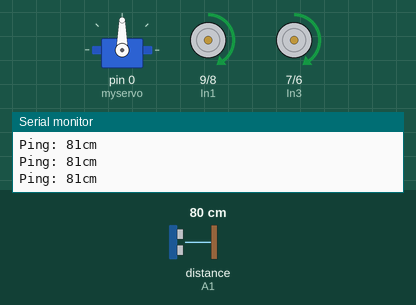
Simulated run of this sketch. Board: Arduino Uno, built with avr-gcc and run on an emulated ATmega328P. Shown: servo, motor-driver pin pairs drawn as motors (green arrow = first pin HIGH = forward, orange = second pin HIGH = backward, longer = more drive, scaled by the enable pin), the last lines printed to the serial monitor. The inputs (shaded band) are chosen by the test bench; at power-on: distance to the obstacle (sensor on A1) 80 cm. The echo pulse lasts 58.3 µs per cm.

Above: at 1.2 s.
1.3 s: distance to the obstacle (sensor on A1) set to 17 cm
2.8 s: distance to the obstacle (sensor on A1) set to 13 cm
At 3.3 s:
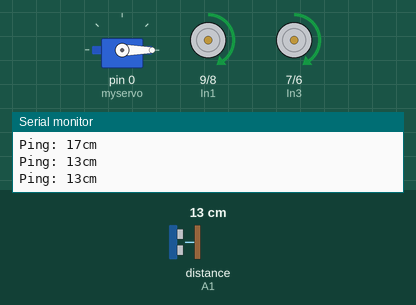
At 3.8 s:
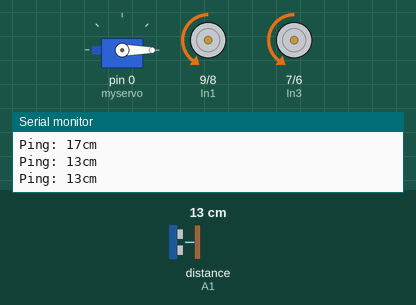
Timing chart, 0 to 11.8 s (numbered marks = the images above; inputs shaded):
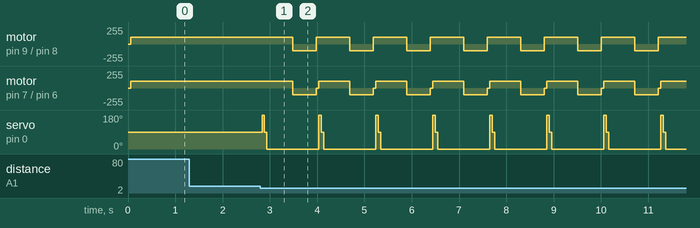

The sketch:

Robot_arduino.ino
```cpp
#include <Servo.h>
#include <NewPing.h>
Servo myservo;  // create servo object to control a servo
// twelve servo objects can be created on most boards

#define TRIGGER_PIN  A0  // Arduino pin tied to trigger pin on the ultrasonic sensor.
#define ECHO_PIN     A1 // Arduino pin tied to echo pin on the ultrasonic sensor.
#define MAX_DISTANCE 200 // Maximum distance we want to ping for (in centimeters). Maximum sensor distance is rated at 400-500cm.

const int In1 =9;
const int  In2= 8;
const int  In3= 7;
const int  In4= 6;
const int pwm1=10;
const int pwm2=5;
NewPing sonar(TRIGGER_PIN, ECHO_PIN, MAX_DISTANCE); // NewPing setup of pins and maximum distance.


int pos = 0;    // variable to store the servo position

void setup() {
  Serial.begin(115200); // Open serial monitor at 115200 baud to see ping results.
  myservo.attach(0);  // attaches the servo on pin 9 to the servo object
  pinMode(In1,OUTPUT);
  pinMode(In2,OUTPUT);
  pinMode(In3,OUTPUT);
  pinMode(In4,OUTPUT);
  pinMode(pwm1,OUTPUT);
  pinMode(pwm2,OUTPUT);
}

void forward()
{
  analogWrite(pwm1,100);
  analogWrite(pwm2,100);
  digitalWrite(In1,HIGH);
  digitalWrite(In2,LOW);
  digitalWrite(In3,HIGH);
  digitalWrite(In4,LOW);

 }

void backward()
 {
  analogWrite(pwm1,100);
  analogWrite(pwm2,100);

  digitalWrite(In1,LOW);
  digitalWrite(In2,HIGH);
  digitalWrite(In3,LOW);
  digitalWrite(In4,HIGH);
 }

 void right()
 {   analogWrite(pwm1,100);
  analogWrite(pwm2,100);

   digitalWrite(In1,LOW);
  digitalWrite(In2,LOW);
  digitalWrite(In3,HIGH);
  digitalWrite(In4,LOW);
 }

 void left()
 { analogWrite(pwm1,100);
  analogWrite(pwm2,100);

  digitalWrite(In1,HIGH);
  digitalWrite(In2,LOW);
  digitalWrite(In3,LOW);
  digitalWrite(In4,LOW);

 }

 void brake()
 {analogWrite(pwm1,0);
  analogWrite(pwm2,0);

  digitalWrite(In1,LOW);
  digitalWrite(In2,LOW);
  digitalWrite(In3,LOW);
  digitalWrite(In4,LOW);

 }
void loop() {

  delay(50);                     // Wait 50ms between pings (about 20 pings/sec). 29ms should be the shortest delay between pings.
  Serial.print("Ping: ");
  Serial.print(sonar.ping_cm()); // Send ping, get distance in cm and print result (0 = outside set distance range)
  Serial.println("cm");

  forward();
  myservo.write(90);
  if(sonar.ping_cm() < 15)
  {

    myservo.write(180);              // tell servo to go to position in variable 'pos'
     delay(50);
     myservo.write(90);
     delay(50);
     myservo.write(0);  // tell servo to go to position in variable 'pos'
     delay(50);  // Wait 50ms between pings (about 20 pings/sec). 29ms should be the shortest delay between pings.
  Serial.print("Ping: ");
  Serial.print(sonar.ping_cm()); // Send ping, get distance in cm and print result (0 = outside set distance range)
  Serial.println("cm");
    delay(500);                       // waits 15ms for the servo to reach the position
     backward();
  delay(500);
  left();
  }

  }
```

Measured:
- the behaviour switches between 15 and 14 cm on distance to the obstacle (sensor on A1) (found by bisection; images 0 and 1)
- after the input at 2.8 s, motor on pin 9 (In1) / pin 8 (In2): alternates forward 100/255 for 0.70 s and backward 100/255 for 0.50 s, starting after 0.69 s; motor on pin 7 (In3) / pin 6 (In4): forward 100/255 → backward 100/255 after 0.69 s, then repeats every 1.2 s: stopped 0.05 s, forward 100/255 0.65 s, backward 100/255 0.50 s
